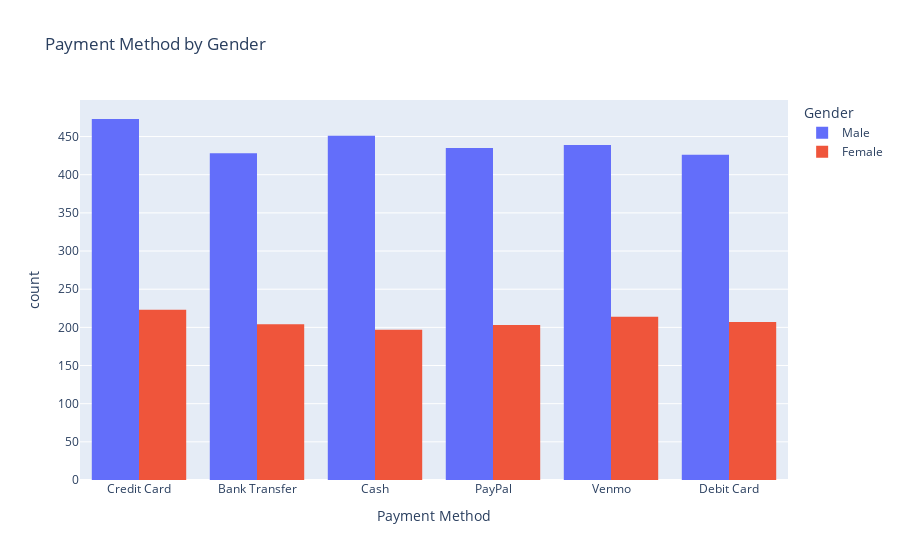

Notebook code for this chart:
### Code cell
fig = px.histogram(df,x="Payment Method",color="Gender",barmode="group",title="Payment Method by Gender")
fig.show()
xmax

### Figure 1 — Plotly figure (JSON) as saved in the notebook; plotly's stock layout.template omitted (floating-point values rounded to 4 significant figures; data arrays with more than 128 entries replaced by an {"elided": "..."} marker saying what was removed)
{"data": [{"alignmentgroup": "True", "bingroup": "x", "hovertemplate": "Gender=Male<br>Payment Method=%{x}<br>count=%{y}<extra></extra>", "legendgroup": "Male", "marker": {"color": "#636efa", "pattern": {"shape": ""}}, "name": "Male", "offsetgroup": "Male", "orientation": "v", "showlegend": true, "type": "histogram", "x": {"elided": "2652 str values"}, "xaxis": "x", "yaxis": "y"}, {"alignmentgroup": "True", "bingroup": "x", "hovertemplate": "Gender=Female<br>Payment Method=%{x}<br>count=%{y}<extra></extra>", "legendgroup": "Female", "marker": {"color": "#EF553B", "pattern": {"shape": ""}}, "name": "Female", "offsetgroup": "Female", "orientation": "v", "showlegend": true, "type": "histogram", "x": {"elided": "1248 str values"}, "xaxis": "x", "yaxis": "y"}], "layout": {"autosize": true, "barmode": "group", "legend": {"title": {"text": "Gender"}, "tracegroupgap": 0}, "title": {"text": "Payment Method by Gender"}, "xaxis": {"anchor": "y", "autorange": true, "domain": [0, 1], "range": [-0.5, 5.5], "title": {"text": "Payment Method"}, "type": "category"}, "yaxis": {"anchor": "x", "autorange": true, "domain": [0, 1], "range": [0, 497.9], "title": {"text": "count"}}}}
